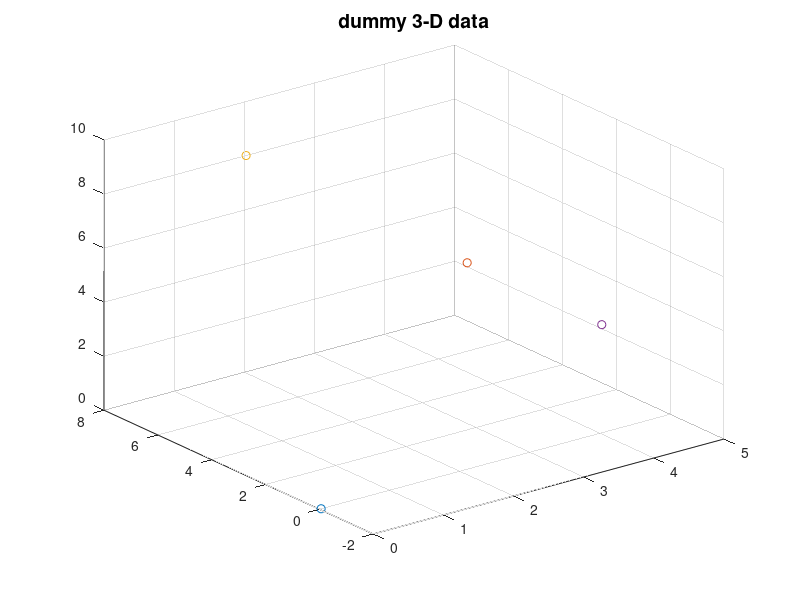
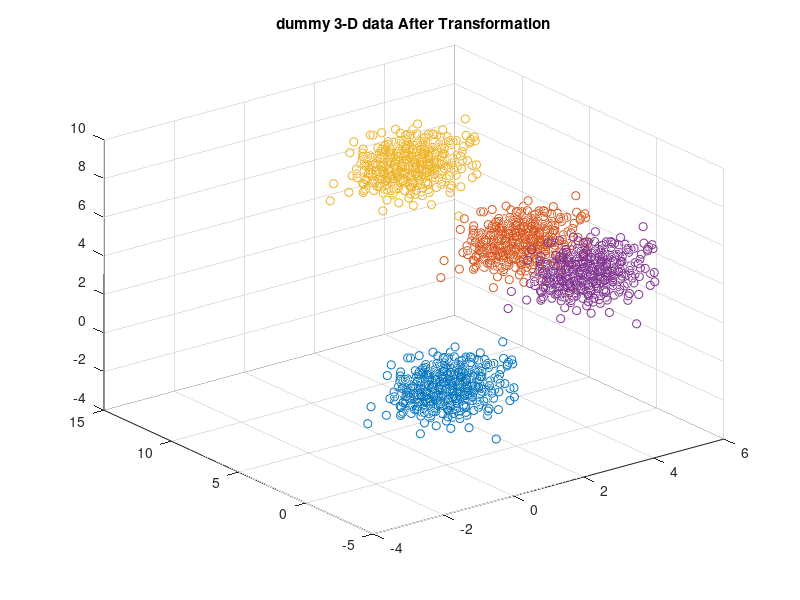
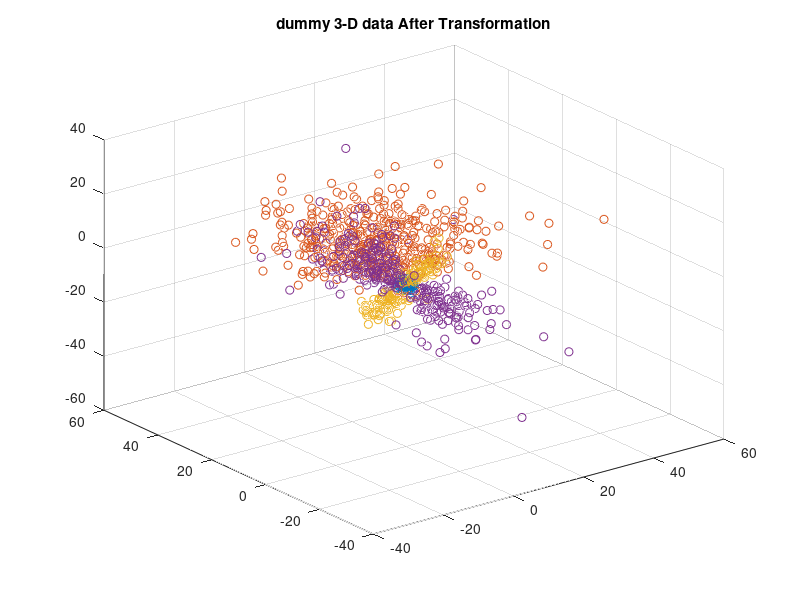

These figures' MATLAB source, in order:
close all
clear all
test =1;
if test == 1
    mu1 = [0,0,0];
    sigma1 = [.5,.5,.5];
    rng default
    r1 = mvnrnd(mu1,sigma1,500);

    mu2 = [4,5,4];
    sigma2 = [.5,.5,.5];
    rng default
    r2 = mvnrnd(mu2,sigma2,500);

    mu3 = [2,8,8];
    sigma3 = [.5,.5,.5];
    rng default
    r3 = mvnrnd(mu3,sigma3,500);


    mu4 = [4,0,4];
    sigma4 = [.5,.5,.5];
    rng default
    r4 = mvnrnd(mu4,sigma4,500);
    
    %Finidng cluster's centroid using kmean
    
    [idx1,C1] = kmeans(r1,1);
    [idx2,C2] = kmeans(r2,1);
    [idx3,C3] = kmeans(r3,1);
    [idx4,C4] = kmeans(r4,1);
    
    %Plot scatter of raw data centroid
    figure;
    scatter3(C1(:,1),C1(:,2),C1(:,3),'bd');
    hold on;
    scatter3(C2(:,1),C2(:,2),C2(:,3),'r+');
    scatter3(C3(:,1),C3(:,2),C3(:,3),'co');
    scatter3(C4(:,1),C4(:,2),C4(:,3),'k*');
    title('dummy 3-D data','FontSize',14)
    
    %Plot scatter of raw data
    figure;scatter3(r1(:,1),r1(:,2),r1(:,3),'bd');hold on;
    scatter3(r2(:,1),r2(:,2),r2(:,3),'r+');
    scatter3(r3(:,1),r3(:,2),r3(:,3),'co');
    scatter3(r4(:,1),r4(:,2),r4(:,3),'k*');
    title('dummy 3-D data After Transformation')
    
    % Convert vector of cluster1 centroid to each cluster's data to polar cordinate
    [azimuth1,elevation1,R1]  = cart2sph(r1(:,1),r1(:,2),r1(:,3));
    [azimuth2,elevation2,R2]  = cart2sph(r2(:,1)- C1(1),r2(:,2)- C1(2),r2(:,3)- C1(3));
    [azimuth3,elevation3,R3]  = cart2sph(r3(:,1)- C1(1),r3(:,2)- C1(2),r3(:,3)- C1(3));
    [azimuth4,elevation4,R4]  = cart2sph(r4(:,1)- C1(1),r4(:,2)- C1(2),r4(:,3)- C1(3));
    
    % Keeep cluster's data in one matrix
    sph1 = [azimuth1,elevation1,R1];
    sph2 = [azimuth2,elevation2,R2];
    sph3 = [azimuth3,elevation3,R3];
    sph4 = [azimuth4,elevation4,R4];
    
    %The matrix Contains  all data in polar
    data_polar = [azimuth1,elevation1,R1;
        azimuth2,elevation2,R2;
        azimuth3,elevation3,R3;
        azimuth4,elevation4,R4];
    
    % The matrix Contains  all data in Cartesian
    [car(:,1),car(:,2),car(:,3)]  = sph2cart(data_polar(:,1),data_polar(:,2),data_polar(:,3));
    
    %polar cordinates of the point which connect normal centroid(C1)
    [azimuthC2,elevationC2,~]  = cart2sph(C2(1)-C1(1),C2(2)-C1(2),C2(3)-C1(3));
    [azimuthC3,elevationC3,~]  = cart2sph(C3(1)-C1(1),C3(2)-C1(2),C3(3)-C1(3));
    [azimuthC4,elevationC4,~]  = cart2sph(C4(1)-C1(1),C4(2)-C1(2),C4(3)-C1(3));
    
    %Azimuth angle between the cluster's centroid to the vector which connect refrence
    %centroid (here C2) to the normal centroid (here C1)
    az_ref = sort([azimuthC2, azimuthC3, azimuthC4]);
    az_sorted = sort([azimuthC3 - azimuthC2, azimuthC4 - azimuthC2]);
    azclose = az_sorted(1);
    azfar =  az_sorted(2);

    
    %Azimuth angle between the all data to the vector which connect refrence
    %centroid (here C2) to the normal centroid (here C1)
    az_1_c2 = sph1(:,1)- azimuthC2;
    az_2_c2 = sph2(:,1)- azimuthC2;
    az_3_c2 = sph3(:,1)- azimuthC2;
    az_4_c2 = sph4(:,1)- azimuthC2;
    
    %Elevation angle between the cluster's centroid to the vector which connect refrence
    %centroid (here C2) to the normal centroid (here C1)
    el_ref = sort([elevationC2, elevationC3, elevationC4]);
    el_sorted = sort([elevationC3-elevationC2, elevationC4-elevationC2]);%acos(1-pdist2([0 C4(2) C4(3)],[0 C2(2) C2(3)],'cosine'))
    elclose = el_sorted(1);
    elfar = el_sorted(2);
    
    %acos(1-pdist2([0 C3(2) C3(3)],[0 C2(2) C2(3)],'cosine'))
    
    %Elevation angle between the all data to the vector which connect refrence
    %centroid (here C2) to the normal centroid (here C1)
    el_1_c2 = sph1(:,2)- elevationC2;
    el_2_c2 = sph2(:,2)- elevationC2;
    el_3_c2 = sph3(:,2)- elevationC2;
    el_4_c2 = sph4(:,2)- elevationC2;
    
    %Test for rotation later can be deleted
    %%% added by J.C.
    % AX1 = cross([C3(1) C3(2) 0],[C2(1) C2(2) 0]);
    % AX2 = cross([0 C4(2) C4(3)],[0 C2(2) C2(3)]);
    % orig = r1;
    
    %     %Tsting put only centroids
    %
    %
    %     az_2_c2 = ones(1,length(el_2_c2))* azimuthC2 - azimuthC2;
    %     az_3_c2 = ones(1,length(el_3_c2))* azimuthC3 - azimuthC2;
    %     az_4_c2 = ones(1,length(el_4_c2))* azimuthC4 - azimuthC2;
    %
    %
    %     el_2_c2 = ones(1,length(az_2_c2))* elevationC2 - elevationC2;
    %     el_3_c2 = ones(1,length(az_3_c2))* elevationC3 - elevationC2;
    %     el_4_c2 = ones(1,length(az_4_c2))* elevationC4 - elevationC2;
    
    %     %Transformation function
    %   coefazimuth = @(X)  (pi/2) * dot(polyfit([0 azclose azfar],[0 1 2],3),[X^3,X^2,X,1]);
    %   coefelevation1 = @(X)  (pi/2) * dot(polyfit([0 elclose elfar],[0 1 2],3),[X^3,X^2,X,1]);
 
%     coefazimuth = @(X)  (pi/2) * dot(polyfit([0 azclose azfar],[0 1 2],2),[X^2,X,1]);
%     coefelevation1 = @(X)  (pi/2) * dot(polyfit([0 elclose elfar],[0 1 2],2),[X^2,X,1]);

%     %New function based on regression
    mapped_az = @(X)  (pi/2) * (1 + (X-azclose) / (azfar - azclose));
    mapped_el = @(X) (pi/2) * (1 + (X-elclose) / (elfar - elclose));
%     coefazimuth = @(X)  (pi/2) * ((1/(azclose-azfar))*X+(((azclose/azfar)-2)/((azclose/azfar)-1)))-X;
%     coefelevation1 = @(X) (pi/2) * ((1/(elfar-elclose))*X+(((elfar/elclose)-2)/((elfar/elclose)-1)))-X;

% [a,b,c] = polyfit([0 azclose azfar 2*pi],[0 1 2 4],3)
%     [a1,b1,c1] = polyfit([0 elclose elfar 2*pi],[0 1 2 4],3);
%     r1 = C1;
%     r2 = C2;
    cart1 = zeros(size(sph1),'like',sph1);
    cart2 = zeros(size(sph2),'like',sph2);
    cart3 = zeros(size(sph3),'like',sph3);
    cart4 = zeros(size(sph4),'like',sph4);
    
    for i=1:length(sph1(:,2))
        %        sph1(i,:) = script_roation( r2-r1,sph1(i,:)-r1, coefazimuth(az_1_c2(i)), coefelevation1(el_1_c2(i))) + r1;
        %        sph2(i,:) = script_roation( r2-r1,sph2(i,:)-r1, coefazimuth(az_2_c2(i)), coefelevation1(el_2_c2(i))) + r1;
        %        sph3(i,:) = script_roation( r2-r1,sph3(i,:)-r1, coefazimuth(az_3_c2(i)), coefelevation1(el_3_c2(i))) + r1;
        %        sph4(i,:) = script_roation( r2-r1,sph4(i,:)-r1, coefazimuth(az_4_c2(i)), coefelevation1(el_4_c2(i))) + r1;
%         sph1(i,:) = script_roation( r2-r1,sph1(i,:)-r1, coefazimuth(az_1_c2(i)), coefelevation1(el_1_c2(i))) + r1;
%         sph2(i,:) = script_roation( r2-r1,sph2(i,:)-r1, coefazimuth(az_2_c2(i)), coefelevation1(el_2_c2(i))) + r1;
%         sph3(i,:) = script_roation( r2-r1,sph3(i,:)-r1, coefazimuth(az_3_c2(i)), coefelevation1(el_3_c2(i))) + r1;
%         sph4(i,:) = script_roation( r2-r1,sph4(i,:)-r1, coefazimuth(az_4_c2(i)), coefelevation1(el_4_c2(i))) + r1;
        cart1(i,:) = [r1(i,1), r1(i,2), r1(i,3)];
        %sph2cart(R1(i), mapped_az(az_1_c2(i)) + azimuthC2, mapped_el(el_1_c2(i)) + elevationC2);
        [cart2(i,1),cart2(i,2),cart2(i,3)]  = sph2cart(R2(i), mapped_az(az_2_c2(i)) + azimuthC2, mapped_el(el_2_c2(i)) + elevationC2);
        [cart3(i,1),cart3(i,2),cart3(i,3)]  = sph2cart(R3(i), mapped_az(az_3_c2(i)) + azimuthC2, mapped_el(el_3_c2(i)) + elevationC2);
        [cart4(i,1),cart4(i,2),cart4(i,3)]  = sph2cart(R4(i), mapped_az(az_4_c2(i)) + azimuthC2, mapped_el(el_4_c2(i)) + elevationC2);
    end
    
    %[idx1,C1i] = kmeans(sph1,1);
    % [idx2,C2i] = kmeans(sph2,1);
    %[idx3,C3i] = kmeans(sph3,1);
    %[idx4,C4i] = kmeans(sph4,1);
    
    %  acosd(1-pdist2(C3i-C1i,C2i-C1i,'cosine'))
    % acosd(1-pdist2(C4i-C1i,C2i-C1i,'cosine'))
    
    figure;scatter3(cart1(:,1),cart1(:,2),cart1(:,3),'bd');hold on;
    scatter3(cart2(:,1),cart2(:,2),cart2(:,3),'r+');
    scatter3(cart3(:,1),cart3(:,2),cart3(:,3),'co');
    scatter3(cart4(:,1),cart4(:,2),cart4(:,3),'k*');
    title('dummy 3-D data After Transformation')
    
elseif test == 2 %test passed for 2d
    mu1 = [1,1];
    sigma1 = [1,0.5];
    rng default
    r1 = mvnrnd(mu1,sigma1,1000);
    
    mu2 = [8,0];
    sigma2 = [1,1];
    rng default
    r2 = mvnrnd(mu2,sigma2,300);
    
    mu3 = [6,8];
    sigma3 = [1,0.5];
    rng default
    r3 = mvnrnd(mu3,sigma3,500);
    
    
    mu4 = [2,5];
    sigma4 = [0.5,1];
    rng default
    r4 = mvnrnd(mu4,sigma4,100);
    
    figure;scatter(r1(:,1),r1(:,2),'bd');
    hold on;scatter(r2(:,1),r2(:,2),'r+');
    hold on;scatter(r3(:,1),r3(:,2),'co');
    hold on;scatter(r4(:,1),r4(:,2),'k*');
    title('dummy 2-D data','FontSize',14)
    
    [theta1,rho1] = cart2pol(r1(:,1),r1(:,2));
    [theta2,rho2] = cart2pol(r2(:,1),r2(:,2));
    [theta3,rho3] = cart2pol(r3(:,1),r3(:,2));
    [theta4,rho4] = cart2pol(r4(:,1),r4(:,2));
    mt1 = mean(theta1);
    mt2 = mean(theta2);
    mt3 = mean(theta3)
    mt4 = mean(theta4)
    %lets find the vectors to the centroid
    [idx,C1] = kmeans(r1,1);
    [idx,C2] = kmeans(r2,1);
    [idx,C3] = kmeans(r3,1);
    [idx,C4] = kmeans(r4,1);
    %
    % [a,b]=cart2pol(C3(:,1),C3(:,2))
    % [a,b]=cart2pol(C4(:,1),C4(:,2))
    mt31 = acos(1-pdist2(C3,C2,'cosine'))
    mt41 = acos(1-pdist2(C4,C2,'cosine'))
    
    [theta1,rho1] = cart2pol(r1(:,1),r1(:,2));
    [theta2,rho2] = cart2pol(r2(:,1),r2(:,2));
    [theta3,rho3] = cart2pol(r3(:,1),r3(:,2));
    [theta4,rho4] = cart2pol(r4(:,1),r4(:,2));
    
    coef = @(X) (2*pi/3)*((1/(mt4-mt3))*X+(((mt4/mt3)-2)/((mt4/mt3)-1)))-X;
    
    theta1 = theta1 + coef(theta1);
    theta2 = theta2 + coef(theta2);
    theta3 = theta3 + coef(theta3);
    theta4 = theta4 + coef(theta4);
    
    
    
    [x1,y1] = pol2cart(theta1,rho1);
    [x2,y2] = pol2cart(theta2,rho2);
    [x3,y3] = pol2cart(theta3,rho3);
    [x4,y4] = pol2cart(theta4,rho4);
    
    figure;
    hold on;
    scatter(x1,y1,'bd');
    scatter(x2,y2,'r+');
    scatter(x3,y3,'co');
    scatter(x4,y4,'k*');
    title('dummy 2-D data2','FontSize',14)
    
    
    [theta1,rho1] = cart2pol(r1(:,1),r1(:,2));
    [theta2,rho2] = cart2pol(r2(:,1),r2(:,2));
    [theta3,rho3] = cart2pol(r3(:,1),r3(:,2));
    [theta4,rho4] = cart2pol(r4(:,1),r4(:,2));
    
    coef = @(X) (2*pi/3)*((1/(mt41-mt31))*X+(((mt41/mt31)-2)/((mt41/mt31)-1)))-X;
    
    theta1 = theta1 + coef(theta1);
    theta2 = theta2 + coef(theta2);
    theta3 = theta3 + coef(theta3);
    theta4 = theta4 + coef(theta4);
    
    
    
    [x1,y1] = pol2cart(theta1,rho1);
    [x2,y2] = pol2cart(theta2,rho2);
    [x3,y3] = pol2cart(theta3,rho3);
    [x4,y4] = pol2cart(theta4,rho4);
    
    figure;
    hold on;
    scatter(x1,y1,'bd');
    scatter(x2,y2,'r+');
    scatter(x3,y3,'co');
    scatter(x4,y4,'k*');
    title('dummy 2-D data3','FontSize',14)
    hold off
    xlabel('X')
    ylabel('Y')
    zlabel('Z')
    view(90,0)
    pause
end

% % h1 = polar(theta1,rho1,'*');
% % h2 = polar(theta2,rho2,'*');
% % h3 = polar(theta3,rho3,'*');
% % h4 = polar(theta4,rho4,'*');


% close all
%
% mu1 = [2,1];
% sigma1 = [0.05,0.05];
% r1 = mvnrnd(mu1,sigma1,1000);
% [theta1,rho1] = cart2pol(r1(:,1),r1(:,2));
% mt1 = mean(theta1);
%
% mu2 = [0,1];
% sigma2 = [0.05,0.05];
% r2 = mvnrnd(mu2,sigma2,1000);
% [theta2,rho2] = cart2pol(r2(:,1),r2(:,2));
% mt2 = mean(theta2);
%
%
% rho=ones(length(theta1),1);
% h1 = polar(theta1,rho1,'*');
% set(h1)
% hold on
% h2 = polar(theta2,rho2,'*');
% set(h2)
%
% coef = @(X) (2*pi/3)*((1/((mt2/mt1-1)*mt1))*X+(((mt2/mt1)-2)/((mt2/mt1)-1)))-X;
%
% h3 = polar(theta1 + coef(theta1),rho1,'o');
% set(h3)
% h4 = polar(theta2 + coef(theta2),rho2,'o');
% set(h4)
% %polarplot(theta,rho,'markersize',12)
% %
% % theta1 = pi/6;
% % theta2 = pi/2;
% % rho=1;
% % polarplot(theta1,rho,'b-*')
% % hold on
% % polarplot(theta2,rho,'b-*')
% %
% % coef = @(X) (2*pi/3)*((1/((theta2/theta1-1)*theta1))*X+(((theta2/theta1)-2)/((theta2/theta1)-1)))-X;
% %
% % polarplot(theta1 + coef(theta1),rho,'r-*')
% % polarplot(theta2 + coef(theta2),rho,'r-*')